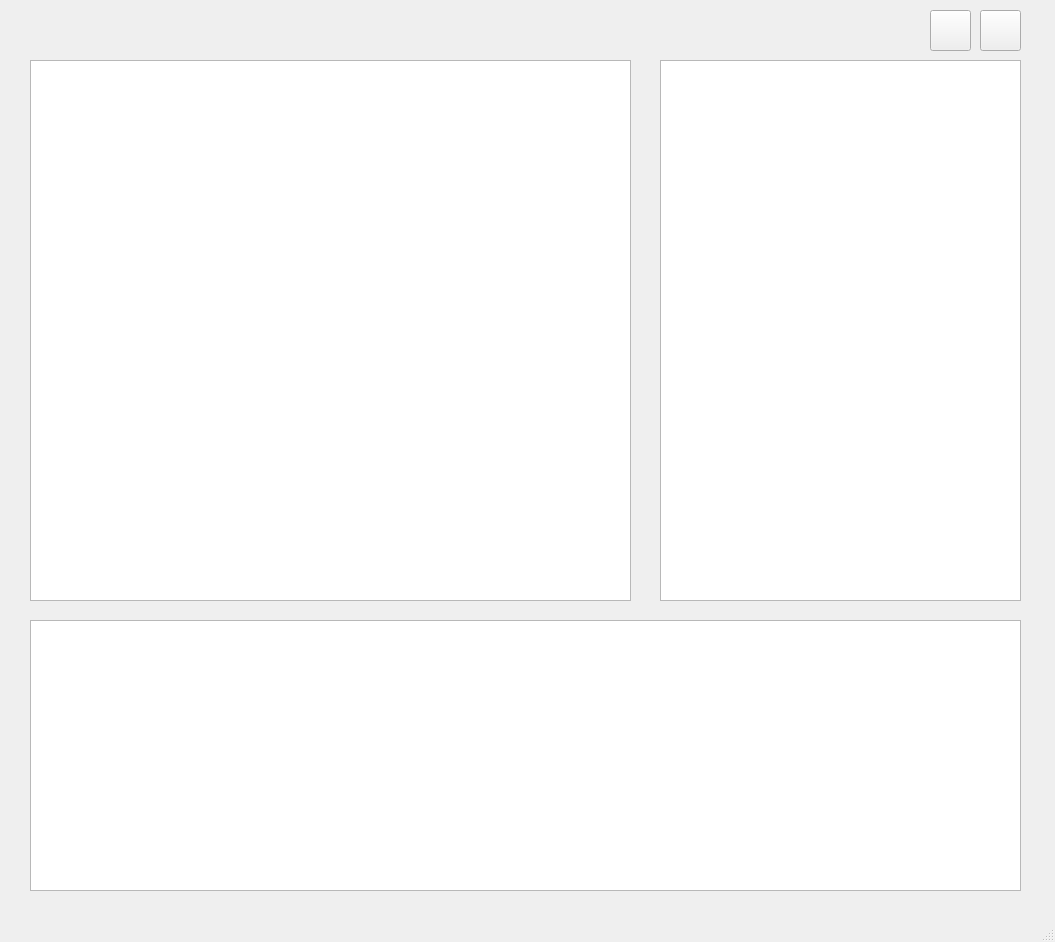
<?xml version="1.0" encoding="UTF-8"?>
<ui version="4.0">
 <class>MainWindow</class>
 <widget class="QMainWindow" name="MainWindow">
  <property name="geometry">
   <rect>
    <x>0</x>
    <y>0</y>
    <width>1055</width>
    <height>942</height>
   </rect>
  </property>
  <property name="windowTitle">
   <string>MainWindow</string>
  </property>
  <widget class="QWidget" name="centralwidget">
   <widget class="QTextEdit" name="textEditCode">
    <property name="geometry">
     <rect>
      <x>30</x>
      <y>60</y>
      <width>601</width>
      <height>541</height>
     </rect>
    </property>
   </widget>
   <widget class="QTextBrowser" name="textBrowserMCode">
    <property name="geometry">
     <rect>
      <x>660</x>
      <y>60</y>
      <width>361</width>
      <height>541</height>
     </rect>
    </property>
   </widget>
   <widget class="QTextBrowser" name="textBrowserTable">
    <property name="geometry">
     <rect>
      <x>30</x>
      <y>620</y>
      <width>991</width>
      <height>271</height>
     </rect>
    </property>
   </widget>
   <widget class="QPushButton" name="pushButtonC">
    <property name="geometry">
     <rect>
      <x>930</x>
      <y>10</y>
      <width>41</width>
      <height>41</height>
     </rect>
    </property>
    <property name="text">
     <string/>
    </property>
    <property name="icon">
     <iconset>
      <normaloff>icon/立即编译.png</normaloff>icon/立即编译.png</iconset>
    </property>
    <property name="iconSize">
     <size>
      <width>30</width>
      <height>30</height>
     </size>
    </property>
   </widget>
   <widget class="QPushButton" name="pushButton">
    <property name="geometry">
     <rect>
      <x>980</x>
      <y>10</y>
      <width>41</width>
      <height>41</height>
     </rect>
    </property>
    <property name="text">
     <string/>
    </property>
    <property name="icon">
     <iconset>
      <normaloff>icon/编译.png</normaloff>icon/编译.png</iconset>
    </property>
    <property name="iconSize">
     <size>
      <width>35</width>
      <height>35</height>
     </size>
    </property>
   </widget>
  </widget>
  <widget class="QMenuBar" name="menubar">
   <property name="geometry">
    <rect>
     <x>0</x>
     <y>0</y>
     <width>1055</width>
     <height>26</height>
    </rect>
   </property>
  </widget>
  <widget class="QStatusBar" name="statusbar"/>
 </widget>
 <resources/>
 <connections/>
</ui>
